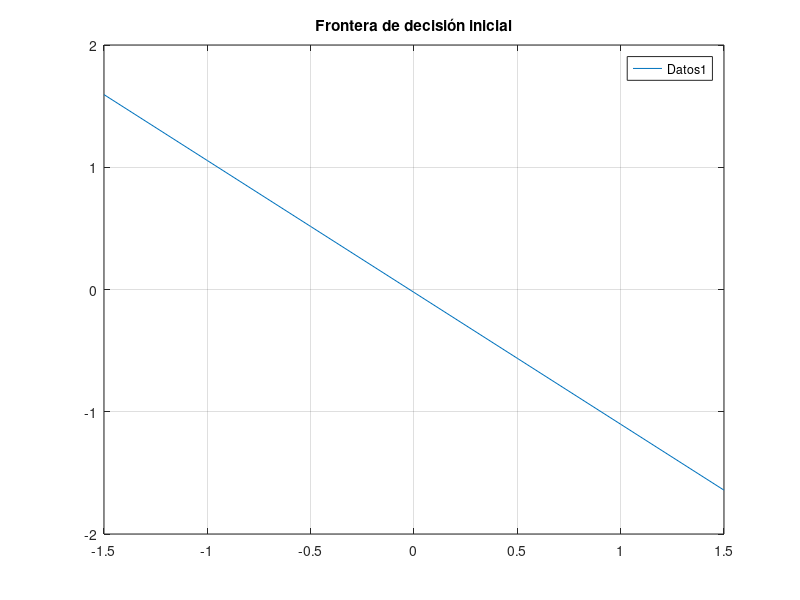

Write MATLAB code to recreate this figure. (Note: this script raises an error after producing the figure.)
%% PRÁCTICA 14.8 Clasificación de datos no linealmente separables.

clc, close all;
% Datos:
% x = [1   -0.8  -1.4  0.9 1.3 0.5 0.1 1.3 1.2;-1.4 -0.7  2.3  -2.2 1.5 0.4 0.4 1.2 0.8];
% t = [0    0    0     0   1   1   1   1   1   ]; % salidas deseadas
x = [0   -0.8  -0.1  0.8 0.9 0.4 0.8 0.1 0.7;...
    -0.8 -0.8  1.6  -1.6 0.9 0.6 0.9 0.4 0.8 ] 
t = [0    0    0     0   1   1   1   1   1   ]; % salidas deseadas
w= rand(1,2); % pesos creados aleatoriamente
b= rand; % bias creado aleatoriamente

plot(x(1,1:4),x(2,1:4),'*');hold on
plot(x(1,5:9),x(2,5:9),'+');hold on
axis([-3 3 -3 3]);hold
X=[-1.5:.5:1.5];
Y=(-b-w(1)*X)./w(2); % ecuación de la frontera de decisión
plot(X,Y);hold;
title('Frontera de decisión inicial')  
legend('Datos1','Datos2','Frontera')
grid on

% Creación del objeto VideoWriter:
video_evolucion = VideoWriter('frontera2D');
video_evolucion.FrameRate = 1;
open(video_evolucion);

% Probar con 40 épocas o iteraciones a ver si converge
figure
for j=1:40.
    y=paso(w*x+b);
    if all(t==y) 
        break, end    
        w=w+(t-y)*x';
        b=b+(t-y)*ones(length(x),1);
        plot(x(1,1:4),x(2,1:4),'*');hold on
        plot(x(1,5:9),x(2,5:9),'+');hold on
        axis([-3 3 -3 3]);hold on
        X=[-3:.5:3];
        Y=(-b-w(1)*X)./w(2);
        plot(X,Y);hold;
        title('Evolución de la frontera de decisión')  
      legend('Datos1','Datos2','Frontera')
       grid on
        M = getframe(gcf); % obtiene un frame desde cada figura
        writeVideo(video_evolucion,M); % guarda el frame en el objeto creado
end
if j==40
    fprintf('Solución no encontrada. \n')
else
    fprintf('Solución encontrada en %i epocas.\n',j) 
end
y=paso(w*x+b)
close(video_evolucion)
